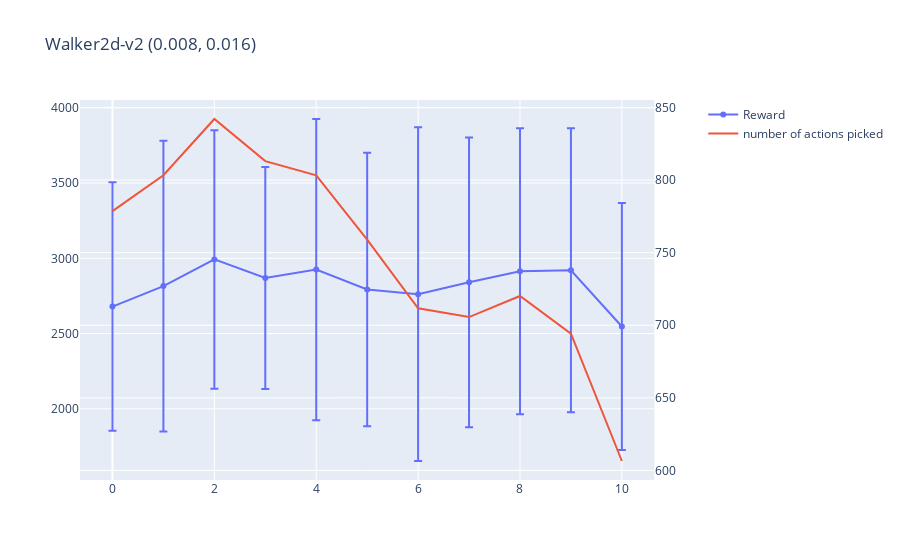

Notebook code cell kept with this figure:
### Code cell
dataf = dataframe #.loc[dataframe['seed']!= 4]
df = dataf.groupby(['threshold']).mean()
df_std =  dataf.groupby(['threshold']).std()
fig = make_subplots(specs=[[{"secondary_y": True}]])


x = list(range(21))

y1_upper = list(df['result'] + df_std['result'])
y1_lower = list(df['result'] - df_std['result'])
y1_lower = y1_lower[::-1]
x_rev = x[::-1]
fig.add_trace(go.Scatter(x=x, y=df['result'], mode='lines+markers', name='Reward', error_y=dict(
            type='data', # value of error bar given in data coordinates
            array=df_std['result'],
            visible=True)), secondary_y=False)

fig.add_trace(go.Scatter(x=list(range(21)), y=df['actions'], mode='lines', name='number of actions picked'), secondary_y=True)
fig.update_layout(
    title_text="Walker2d-v2 (0.008, 0.016)")

### Figure 1 — Plotly figure (JSON) as saved in the notebook; plotly's stock layout.template omitted (floating-point values rounded to 4 significant figures)
{"data": [{"error_y": {"array": [825.5, 965.8, 858.9, 737.4, 1000.0, 908.7, 1109.0, 962.9, 949.7, 943.8, 820.8], "type": "data", "visible": true}, "mode": "lines+markers", "name": "Reward", "type": "scatter", "x": [0, 1, 2, 3, 4, 5, 6, 7, 8, 9, 10, 11, 12, 13, 14, 15, 16, 17, 18, 19, 20], "xaxis": "x", "y": [2679.0, 2816.0, 2993.0, 2869.0, 2925.0, 2793.0, 2762.0, 2841.0, 2914.0, 2921.0, 2547.0], "yaxis": "y"}, {"mode": "lines", "name": "number of actions picked", "type": "scatter", "x": [0, 1, 2, 3, 4, 5, 6, 7, 8, 9, 10, 11, 12, 13, 14, 15, 16, 17, 18, 19, 20], "xaxis": "x", "y": [778.6, 803.3, 842.0, 813.0, 803.3, 759.0, 711.7, 705.6, 720.2, 694.3, 606.5], "yaxis": "y2"}], "layout": {"autosize": true, "title": {"text": "Walker2d-v2 (0.008, 0.016)"}, "xaxis": {"anchor": "y", "autorange": true, "domain": [0, 0.94], "range": [-0.5837, 10.58], "type": "linear"}, "yaxis": {"anchor": "x", "autorange": true, "domain": [0, 1], "range": [1527.0, 4052.0], "type": "linear"}, "yaxis2": {"anchor": "x", "autorange": true, "overlaying": "y", "range": [593.4, 855.1], "side": "right", "type": "linear"}}}
